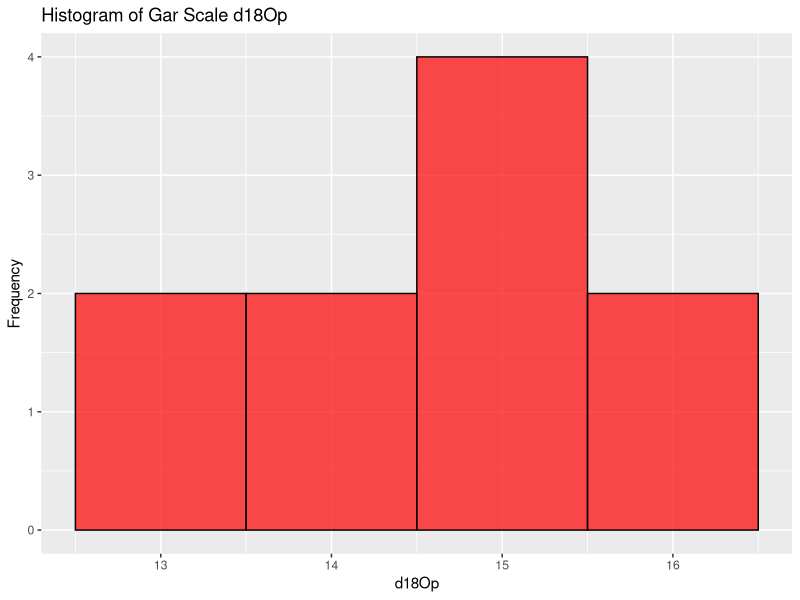

The R script that drew this image:


# Install/load required packages ------------------------------------------
library(ggplot2)
  # Read in cleaned data (include link to script that cleans the data?)
    # Call V1075_cl from GitHub 
    # cleaning script is here: https://github.com/mattgeo1990/1075_Vertebrate_d18Op/blob/main/Code/V1075_d18O.R
      #setwd("/Users/allen/Documents/GitHub/1075_Vertebrate_d18Op/Data")
      #V1075_BySpec <- read.csv("V1075_BySpec.csv")
    # Source NIST data
      # READ IN NIST120c STD d18Op VALUES FROM RUN 1 and RUN 2
      # NEED NIST120C STD d18Op from Run 3!!!!!
        #standards_githubURL <-"https://raw.githubusercontent.com/mattgeo1990/1075_Vertebrate_d18Op/main/Data/V1075_NIST120c.csv"
        #NIST120c <- read_csv(standards_githubURL)
        #sd(NIST120c$d.18O.16O)
      # gather stats
        #NIST120c_mean <- mean(NIST120c$d.18O.16O)

 # For now, just source from local 
        setwd("/Users/allen/Documents/GitHub/1075_Vertebrate_d18Op/Data")
        V1075_BySpec <- read.csv("V1075_BySpec.csv")
        raw <- read.csv("V1075_PhosphateData_8-18-23_copy.csv")
        NIST120c <- read.csv("V1075_NIST120c.csv")
        
# For testing exactly what data you used in calculations        
      Gar_all_d18Op <- subset(raw$d18O..VSMOW., raw$Taxon == "Lepisosteids")
      Gar_scales_d18Op <- subset(raw$d18O..VSMOW., raw$Element.type == "ganoid scale")
  summary(Gar_all_d18Op)
  summary(Gar_scales_d18Op)
  
  # subset fish scales
    GarScales <- subset(V1075_BySpec, Element.type == "ganoid scale")
  # subset Croc G
    CrocG <- subset(V1075_BySpec, eco_type == "Croc G")
  # subset Aquatic Turtle
    Glyp <- subset(V1075_BySpec, Taxon == "Glyptops sp.")

# plot histograms of d18Op
    ggplot(GarScales, aes(x = d18O)) +
      geom_histogram(binwidth = 1, fill = c("#ff0000"), color = "black", alpha = 0.7) +
      labs(title = "Histogram of Gar Scale d18Op",
           x = "d18Op",
           y = "Frequency")
    
    
# Gather Mean NIST
  # NIST
    NIST120c_mean <- mean(NIST120c$d.18O.16O)


# d18Ow Turtles ----------------------------------------------------------

    # d18Owater <- 1.01 *(d18O..VSMOW.) - 22.3 #Barrick et al. (1999)
    
    # Create a new column called d18Owater
    V1075_BySpec$d18Owater <- NA
    
    # Loop through each row and calculate d18Owater if Taxon is "Glyptops sp." or "Naomichelys sp."
    for (i in 1:nrow(V1075_BySpec)) {
      if (V1075_BySpec$Taxon[i] %in% c("Glyptops sp.", "Naomichelys sp.")) {
        V1075_BySpec$d18Owater[i] <- 1.01 * V1075_BySpec$d18O[i] - 22.3
      }
    }
    
    # Test the code
    V1075_BySpec[which(V1075_BySpec$Taxon %in% c("Glyptops sp.", "Naomichelys sp.")),]
 Glyp <- subset(V1075_BySpec, Taxon == "Glyptops sp.")
summary(Glyp$d18Owater)
sd(Glyp$d18Owater)
# d18Ow Crocs --------------------------------------------------------

    # Loop through each row and calculate d18Owater if Taxon is a Neosuchian
    for (i in 1:nrow(V1075_BySpec)) {
      if (V1075_BySpec$Taxon[i] %in% c("Neosuchian A", "Neosuchian B", "Neosuchian G")) {
        V1075_BySpec$d18Owater[i] <- 0.82 * V1075_BySpec$d18O[i] - 19.93
      }
    }
    
    # Test the code
    V1075_BySpec[which(V1075_BySpec$Taxon %in% c("Neosuchian A", "Neosuchian B", "Neosuchian G")),]
    CrocG <- subset(V1075_BySpec, Taxon == "Neosuchian G")
    
    summary(CrocG$d18Owater)
   sd(CrocG$d18Owater)
# d18Ow herbivores --------------------------------------------------------

    # Create Function
    Herbivore_Water <- function(d18Op, h) {
      result <- (d18Op) - 26.8 + (8.9 * (h)) / 0.76
      return(result)
    }
    
    # Loop through each row and calculate d18Owater if Taxon is an Ornithischian or Sauropod
    for (i in 1:nrow(V1075_BySpec)) {
      if (V1075_BySpec$Taxon[i] %in% c("Ornithischians", "Sauropods")) {
        V1075_BySpec$d18Owater[i] <- Herbivore_Water(V1075_BySpec$d18O[i], h = 0.5)
      }
    }
    
    
    # Test the code
    V1075_BySpec[which(V1075_BySpec$Taxon %in% c("Ornithischians", "Sauropods")),]

# d18Owater theropods -----------------------------------------------------

    # Create Function
    TheroWater <- function(d18O, h){
      (d18O) - 21.3 + (3*(h))/0.74
    }    
    
    # Loop through each row and calculate d18Owater if Taxon is an Ornithischian or Sauropod
    for (i in 1:nrow(V1075_BySpec)) {
      if (V1075_BySpec$Taxon[i] %in% c("Maniraptorans", "Allosauroid")) {
        V1075_BySpec$d18Owater[i] <- TheroWater(V1075_BySpec$d18O[i], h = 0.5)
      }
    }
    

# d8Ow fish ---------------------------------------------------------------

    # create "d18Owater from d18Ophsophate" function
    d18O_w_from_p <- function(MAT, d18O, NIST120c_mean) {
      d18Owater <- (MAT - 118.7 + 4.22 * d18O + 4.22 * (22.6 - NIST120c_mean)) / 4.22
      return(d18Owater)
    }
    
    # Loop through each row and calculate d18Owater if Taxon is an gar or shark
    for (i in 1:nrow(V1075_BySpec)) {
      if (V1075_BySpec$Taxon[i] %in% c("Lepisosteids", "Hybodonts")) {
        V1075_BySpec$d18Owater[i] <- d18O_w_from_p(MAT = 22.3, d18O = V1075_BySpec$d18O[i], NIST120c_mean = NIST120c_mean)
      }
    }
    
    # Test the code
    V1075_BySpec[which(V1075_BySpec$Taxon %in% c("Lepisosteids", "Hybodonts")),]
    
    # Export the results
write.csv(V1075_BySpec, "V1075_BySpec_water.csv")    
    
    
    
# Dual-Taxon Temperatures -------------------------------------------------
 # We will actually take the value and CI limits calculated by Monte Carlo sim
  
  # Calculate d18Osurface_water
    #crocwater <- 0.82*(AquaCroc_d18Op_mean) - 19.93 #Amiot et al.(2007)
    #turtwater <- 1.01 *(AquaTurt_d18Op_mean) - 22.3 #Barrick et al. (1999)
  # Calculate Temps (Puceat et al., 2010)
    #temp_CrocFish <- 118.7 - 4.22*((GarScales_d18Op_mean  +(22.6 - NIST120c_mean)) - crocwater ) 
    #temp_TurtleFish <- 118.7 - 4.22*((GarScales_d18Op_mean  +(22.6 - NIST120c_mean)) - turtwater ) 

    
# Endotherm-Ectotherm Combined Mean (EECM, Cullen et al., 2019) -----------
 # What does this value even mean if we have to assume relative humidity?
  
  # Gather mean for each eco_type
   #V1075_summary <- V1075_BySpec %>%
      #group_by(eco_type) %>%
      #summarise(
        #thermophysiology = first(thermophysiology),  # Assuming thermophysiology is constant within each eco_type
        #n = n(),
        #d18Opmean = mean(d18O, na.rm = TRUE)
     # )
  
  # Subset endotherms and ectotherms
    #Endo <- subset(V1075_summary, thermophysiology == "endotherm")
    #Ecto <- subset(V1075_summary, thermophysiology == "ectotherm")
  
  # Compute mean d18Obody_water for endotherms
    # Compute for each dinosaur group, use bird equation from Lazzerini et al. (2016)
      # Define birdwater function
        #birdwater <- function(d18O) {
         # return(1.077 * d18O - 34.607)
       # }
      
      # Create new column in Endo to store d18Obody_water
       # V1075_summary$d18Obody_water <- NA
      # Apply birdwater to dinosaurs
        #Endo <- Endo %>%
        #  mutate(d18Obody_water = birdwater(d18Opmean))
  
  # Take mean of endotherms and mean of ectotherms
       # endo_mean <- mean(Endo$d18Obody_water)
       # ecto_mean <- mean(Ecto$d18Opmean)
  # Compute EECM
    # Define EECM function based on Cullen et al. (2019) and Puceat et al. (2010)
       # EECM2023 <- function(d18Op_ecto, NIST120c_mean, d18Obw_endo) {
        #  EECM23 = 118.7 - 4.22 * ((d18Op_ecto + (22.6 - NIST120c_mean)) - d18Obw_endo)
        #  return(EECM)
       # }
    # Define EECM based on Cullen et al. (2019)
        #EECM2019 <- function(d18Op_ecto, d18Obw_endo) {
         # EECM19 <- 111.4 - ( 4.3 * ( (d18Op_ecto) - (d18Obw_endo) ))
       # }
    # Run EECM on means
      #  EECM23 <- EECM2023(ecto_mean, NIST120c_mean, endo_mean)
      #  EECM19 <- EECM2019(ecto_mean, endo_mean)

    




  